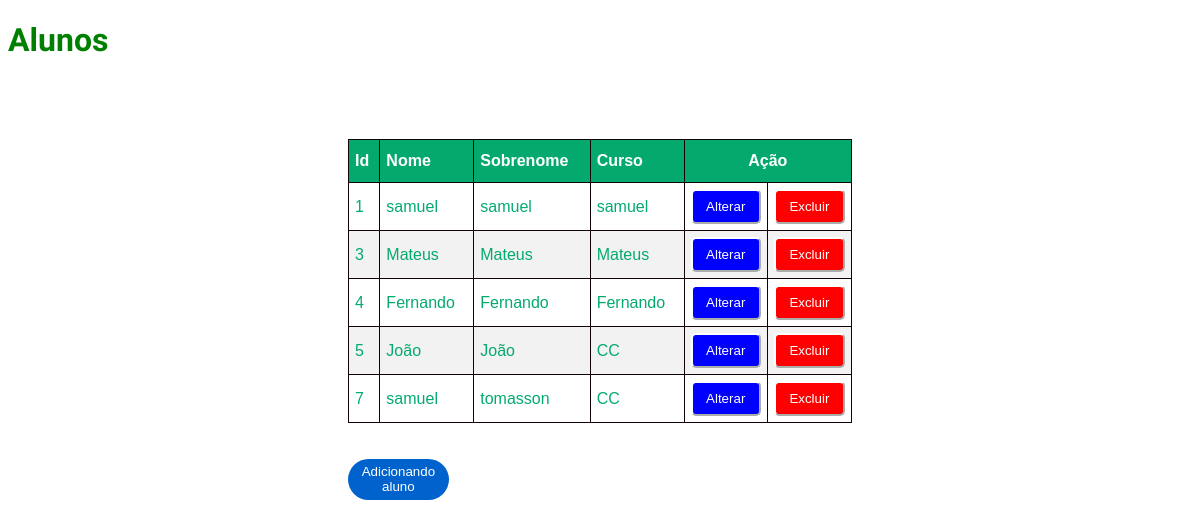
The page / on the database its author committed.
### appAlunos/models.py (models this page shows)
class Member(models.Model):
	nome=models.CharField(max_length=100)
	sobrenome=models.CharField(max_length=100)
	curso=models.CharField(max_length=100)

### appAlunos/views.py (the view)
# urls.py: path('',views.index,name="index"),
def index(request):
    mem=Member.objects.all()
    return render(request, 'index.html',{'mem':mem})

### appAlunos/templates/index.html (shortened to what this page needs)
<!DOCTYPE html>
<html lang="en">
<head>
</head>
{% load static %}
<link rel="stylesheet" href="{% static 'style.css' %}"
<body>
    <header class="note">
        <h1>Alunos</h1>
    </header>
    <div class="container">
        <table id="customers" border="1">
            <thead>
                <th>Id</th>
                <th>Nome</th>
                <th>Sobrenome</th>
                <th>Curso</th>
                <th colspan="2" id="mid">Ação</th>
            </thead>
            {% for x in mem %}
            <tr>
                <td>{{x.id}}</td>
                <td>{{x.nome}}</td>
                <td>{{x.sobrenome}}</td>
                <td>{{x.curso}}</td>
                <td>
                    <a href="update/{{x.id}}"><button id="up">Alterar</button></a>
                </td>
                <td>
                    <a href="delete/{{x.id}}"><button id="del">Excluir</button></a>
                </td>
            </tr>
        {% endfor %}
        </table>
        <br><br>
        <a href="{% url 'add' %}"><button id="new3">Adicionando aluno</button></a>
    </div>
</body>
</html>

### appAlunos/static/style.css (style rules this page uses)
.container { margin: 80px 240px 60px 240px; padding: 0px 100px 100px 100px; color:bisque; }
#customers { font-family: Arial, Helvetica, sans-serif; border-collapse: collapse; width: 100%; color: #04AA6D; }
.note { margin: 0px; padding: 0px; font-family: "Asap", sans-serif; }
#customers td, #customers th { border: 1px solid rgb(17, 4, 4); padding: 6px; }
#customers tr:nth-child(even) { background-color: #f2f2f2; }
#customers th { padding-top: 12px; padding-bottom: 12px; text-align: left; background-color: #04AA6D; color: white; }
#customers #mid { text-align: center; }
#customers #up { background-color: blue; border-color: white; border-radius: 5px; padding: 8px; color: white; }
#customers #del { background-color: red; border-color: white; border-radius: 5px; padding: 8px; color: white; }
#customers button { width: 100%; }
h1 { color: green; }
.container #new3 { border:none; border-radius:1.5rem; padding: 1%; width: 20%; cursor: pointer; background: #0062cc; color: #fff; }

### rows shown on the page
Member: id "1", nome "samuel", sobrenome "samuel", curso "samuel"
Member: id "3", nome "Mateus", sobrenome "Mateus", curso "Mateus"
Member: id "4", nome "Fernando", sobrenome "Fernando", curso "Fernando"
Member: id "5", nome "João", sobrenome "João", curso "CC"
Member: id "7", nome "samuel", sobrenome "tomasson", curso "CC"
